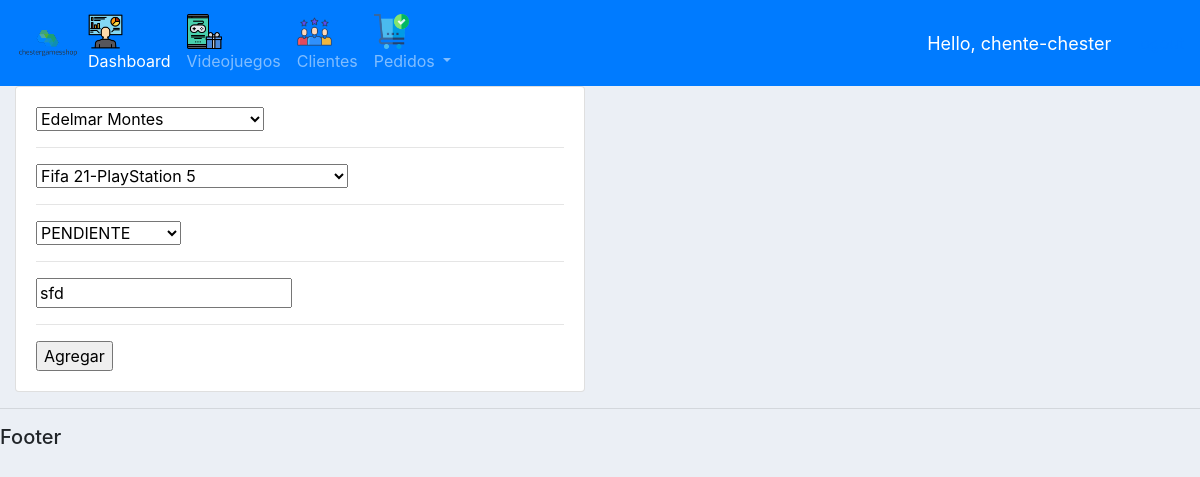
Page /actualizar_pedido/8 (signed in) on the committed database.
### cuentas/models.py (models this page shows, shortened)
class Pedido(models.Model):
    ESTATUS = (
        ('PENDIENTE','PENDIENTE'),
        ('NO DISPONIBLE','NO DISPONIBLE'),
        ('ENTREGADO','ENTREGADO'),
    )
    cliente = models.ForeignKey(Cliente,null=True,on_delete = models.SET_NULL)
    videojuego = models.ForeignKey(Videojuego,null=True,on_delete = models.SET_NULL)
    fecha_pedido = models.DateTimeField(auto_now_add=True,null=True)
    estatus = models.CharField(max_length=200,null=True,choices=ESTATUS)
    nota = models.CharField(max_length=1000,null=True)

### cuentas/decorators.py (the view)
        def wrapper_func(request, *args, **kwargs):
            group = None
            if request.user.groups.filter(name__in=allowed_roles).exists():
                group = request.user.groups.all()[0].name
            if group in allowed_roles:
                return view_func(request,*args, **kwargs)
            else:
                return HttpResponse('You are not authorized to view this page')

### cuentas/forms.py
class PedidoForm(ModelForm):
    class Meta:
        model = Pedido
        fields = '__all__'

### cuentas/models.py (called while the page is built)
    def __str__(self):
        return self.primer_nombre+" "+self.primer_apellido

    def __str__(self):
        return self.nombre+"-"+self.plataforma

### cuentas/views.py (called while the page is built)
@login_required(login_url='login')
@allowed_users(allowed_roles=['admin'])
def actualizarPedido(request , pk):
    pedido = Pedido.objects.get(id=pk)
    form = PedidoForm(instance=pedido)
    if request.method == 'POST':
        form = PedidoForm(request.POST,instance=pedido)
        if form.is_valid():
            form.save()
            return redirect('/pedidos')
    context = {'form':form}
    return render(request,'cuentas/formulario_pedidos.html',context)

### cuentas/templates/cuentas/formulario_pedidos.html (shortened to what this page needs)
{% extends 'cuentas/main.html' %}
{% load static %}
{% block content %}
<div class="row">
    <div class="col-md-6">
        <div class="card card-body">
            <form action="" method="POST">
				{% for field in form %}
					{{field}}
					<hr>
				{% endfor %}
                <input type="submit" value="Agregar">
            </form>
        </div>
    </div>
</div>
{% endblock %}

### cuentas/templates/cuentas/menu.html (shortened to what this page needs)
{% load static %}
<nav class="navbar navbar-icon-top navbar-expand-lg navbar-dark bg-primary">
        <img src="{% static 'images/logov4.png' %}">
        <div class="collapse navbar-collapse" id="navbarSupportedContent">
          <ul class="navbar-nav mr-auto">
            {% if request.user.is_staff %}
            <li class="nav-item active">
              <a class="nav-link" href="{% url 'home' %}">
                <i class="icon-dashboard"></i>
                Dashboard
                </a>
            </li>
            {% endif %}
            <li class="nav-item">
              <a class="nav-link" href="{% url 'videojuegos' %}">
                <i class="icon-videogame">
                </i>
                Videojuegos
              </a>
            </li>
            {% if request.user.is_staff %}
            <li class="nav-item">
              <a class="nav-link" href="{% url 'clientes' %}">
                <i class="icon-cliente">
                </i>
                Clientes
              </a>
            </li>
            <li class="nav-item dropdown">
              <a class="nav-link dropdown-toggle" href="#" id="navbarDropdown" role="button" data-toggle="dropdown" aria-haspopup="true" aria-expanded="false">
                <i class="icon-orden">
                </i>
                Pedidos
              </a>
            </li>
            {% endif %}
          </ul>
          <span id="hello-msg">Hello, {{request.user}} </span>
          <span><a href="{% url 'logout' %}">Logout</a></span>
        </div>
      </nav>

### cuentas/static/cuentas/styles/styles_main.css (style rules this page uses)
.icon-dashboard { background-image : url(../icons/dashboard.png); background-size: cover; display: block; position :center; height: 35px; width: 35px; }
.icon-cliente { background-image : url(../icons/cliente.png); background-size: cover; display: block; height: 35px; width: 35px; }
.icon-orden { background-image : url(../icons/orden.png); background-size: cover; display: block; height: 35px; width: 35px; }
.icon-videogame { background-image : url(../icons/videogame.png); background-size: cover; display: block; position: center; height: 35px; width: 35px; }
@media (min-width: 992px) { .navbar-icon-top.navbar-expand-lg .navbar-nav .nav-link { text-align: center; display: table-cell; height: 70px; vertical-align: middle; padding-top: 0; padding-bottom: 0; } }
body { background-color: #ebeff5; }

### cuentas/templates/cuentas/menu.html (style rules this page uses)
#hello-msg { font-size: 18px; color: #fff; margin-right: 20px; }

### rows in the picture
Pedido: form "Edelmar Montes" "Fifa 21-PlayStation 5" "PENDIENTE" "sfd"

### other values in the picture
{{ request.user }} "chente-chester"
